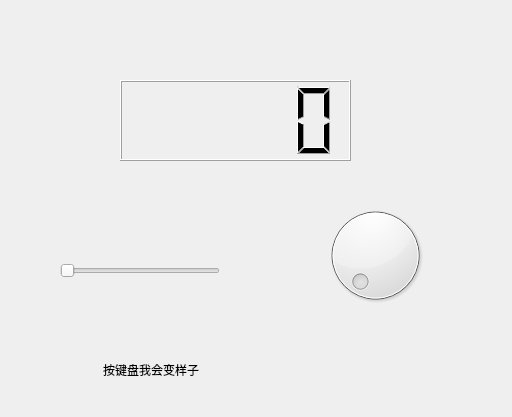
<?xml version="1.0" encoding="UTF-8"?>
<ui version="4.0">
 <class>Form</class>
 <widget class="QWidget" name="Form">
  <property name="geometry">
   <rect>
    <x>0</x>
    <y>0</y>
    <width>512</width>
    <height>417</height>
   </rect>
  </property>
  <property name="windowTitle">
   <string>Form</string>
  </property>
  <widget class="QLCDNumber" name="lcdNumber">
   <property name="geometry">
    <rect>
     <x>120</x>
     <y>80</y>
     <width>231</width>
     <height>81</height>
    </rect>
   </property>
  </widget>
  <widget class="QDial" name="dial">
   <property name="geometry">
    <rect>
     <x>280</x>
     <y>200</y>
     <width>191</width>
     <height>111</height>
    </rect>
   </property>
  </widget>
  <widget class="QSlider" name="horizontalSlider">
   <property name="geometry">
    <rect>
     <x>60</x>
     <y>260</y>
     <width>160</width>
     <height>22</height>
    </rect>
   </property>
   <property name="orientation">
    <enum>Qt::Horizontal</enum>
   </property>
  </widget>
  <widget class="QLabel" name="label">
   <property name="geometry">
    <rect>
     <x>103</x>
     <y>360</y>
     <width>131</width>
     <height>20</height>
    </rect>
   </property>
   <property name="text">
    <string>按键盘我会变样子</string>
   </property>
  </widget>
 </widget>
 <resources/>
 <connections>
  <connection>
   <sender>dial</sender>
   <signal>valueChanged(int)</signal>
   <receiver>lcdNumber</receiver>
   <slot>display(int)</slot>
   <hints>
    <hint type="sourcelabel">
     <x>355</x>
     <y>247</y>
    </hint>
    <hint type="destinationlabel">
     <x>227</x>
     <y>132</y>
    </hint>
   </hints>
  </connection>
  <connection>
   <sender>horizontalSlider</sender>
   <signal>valueChanged(int)</signal>
   <receiver>lcdNumber</receiver>
   <slot>display(int)</slot>
   <hints>
    <hint type="sourcelabel">
     <x>120</x>
     <y>265</y>
    </hint>
    <hint type="destinationlabel">
     <x>173</x>
     <y>128</y>
    </hint>
   </hints>
  </connection>
 </connections>
</ui>
